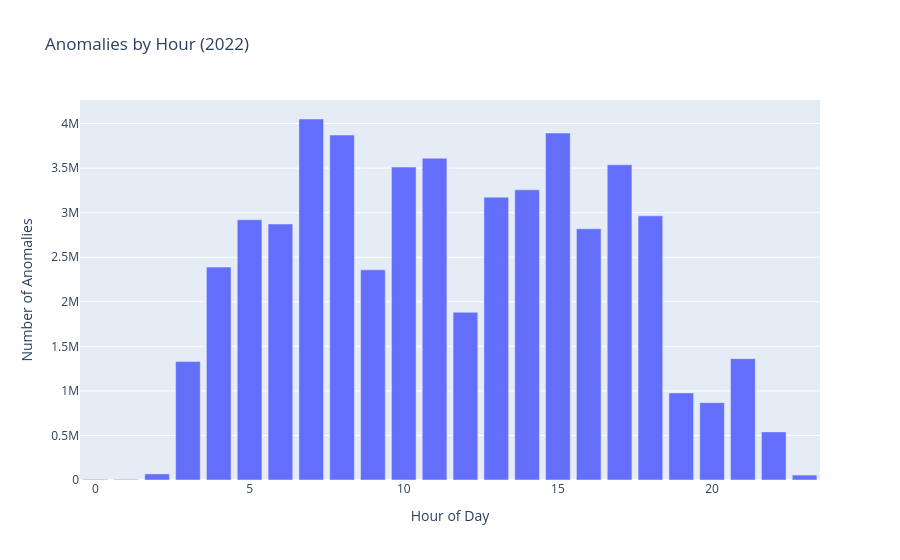

Notebook code cell kept with this figure:
### Markdown cell above
## Distribution of Price anomalies by hour of day for any year

### Code cell
year = 2022
year_file = anomalies_path / f"{year}_all_anomalies.parquet"

df = (
    pl.scan_parquet(year_file)
    .select("date")
    .with_columns(
        pl.col("date")
        .str.replace(r"([+-]\d{2})$", r"$1:00")   # ChatGPT fix timezone format
        .str.strptime(pl.Datetime, "%Y-%m-%d %H:%M:%S%z")
        .dt.hour()
        .alias("hour")
    )
    .group_by("hour")
    .len()
    .sort("hour")
    .collect()
)

fig = px.bar(
    df,
    x="hour",
    y="len",
    title=f"Anomalies by Hour ({year})"
)

fig.update_layout(
    xaxis_title="Hour of Day",
    yaxis_title="Number of Anomalies"
)
fig.show()

### Figure 1 — Plotly figure (JSON) as saved in the notebook; plotly's stock layout.template omitted (floating-point values rounded to 4 significant figures)
{"data": [{"hovertemplate": "hour=%{x}<br>len=%{y}<extra></extra>", "legendgroup": "", "marker": {"color": "#636efa", "pattern": {"shape": ""}}, "name": "", "orientation": "v", "showlegend": false, "textposition": "auto", "type": "bar", "x": [0, 1, 2, 3, 4, 5, 6, 7, 8, 9, 10, 11, 12, 13, 14, 15, 16, 17, 18, 19, 20, 21, 22, 23], "xaxis": "x", "y": [6934, 6767, 68075, 1328816, 2389092, 2920089, 2872732, 4051027, 3871053, 2358011, 3511430, 3611458, 1882008, 3173381, 3256123, 3893559, 2818778, 3537771, 2964416, 977043, 867696, 1361484, 540019, 55591], "yaxis": "y"}], "layout": {"barmode": "relative", "legend": {"tracegroupgap": 0}, "title": {"text": "Anomalies by Hour (2022)"}, "xaxis": {"anchor": "y", "domain": [0, 1], "title": {"text": "Hour of Day"}}, "yaxis": {"anchor": "x", "domain": [0, 1], "title": {"text": "Number of Anomalies"}}}}
